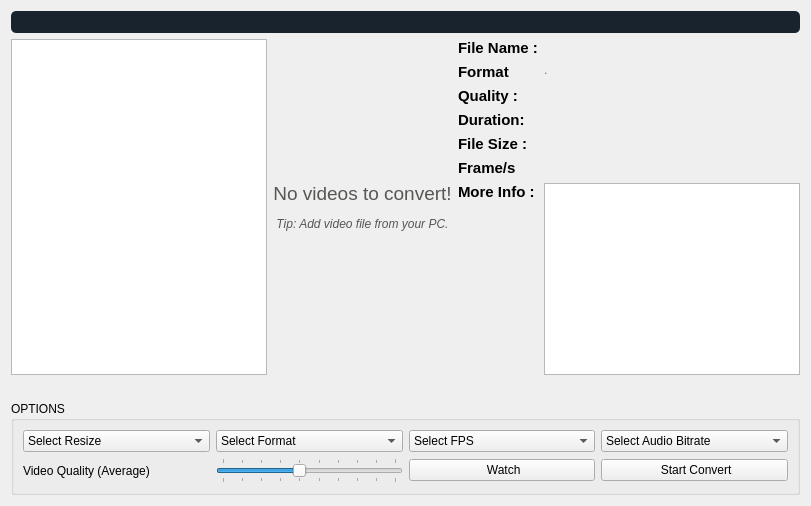
               <widget class="QWidget" name="stackedWidgetPage2">
                <layout class="QVBoxLayout" name="verticalLayout_5">
                 <item>
                  <widget class="QProgressBar" name="video_progressBar">
                   <property name="styleSheet">
                    <string notr="true">QProgressBar:horizontal {
border-radius: 5px;
background:rgba(0,0,0,0.1);
color: white;
background-color: rgba(25, 35, 45, 1);

}
QProgressBar::chunk:horizontal {
background:rgb(228, 27, 27);
color: white;

}
QProgressBar 
{ 
color: white; 
border:none;
}
</string>
                   </property>
                   <property name="maximum">
                    <number>1</number>
                   </property>
                   <property name="value">
                    <number>-1</number>
                   </property>
                  </widget>
                 </item>
                 <item>
                  <layout class="QHBoxLayout" name="horizontalLayout_46">
                   <item>
                    <widget class="QGraphicsView" name="graphicsView_video">
                     <property name="sizePolicy">
                      <sizepolicy hsizetype="Preferred" vsizetype="Expanding">
                       <horstretch>0</horstretch>
                       <verstretch>0</verstretch>
                      </sizepolicy>
                     </property>
                     <property name="verticalScrollBarPolicy">
                      <enum>Qt::ScrollBarAlwaysOff</enum>
                     </property>
                     <property name="horizontalScrollBarPolicy">
                      <enum>Qt::ScrollBarAlwaysOff</enum>
                     </property>
                    </widget>
                   </item>
                   <item>
                    <widget class="QLabel" name="textBrowser_thumbnail_9">
                     <property name="sizePolicy">
                      <sizepolicy hsizetype="Preferred" vsizetype="Expanding">
                       <horstretch>0</horstretch>
                       <verstretch>0</verstretch>
                      </sizepolicy>
                     </property>
                     <property name="text">
                      <string>&lt;html&gt;&lt;head/&gt;&lt;body&gt;&lt;p align=&quot;center&quot;&gt;&lt;img src=&quot;:/myresource/resource/video_7.png&quot; height=&quot;50&quot;/&gt;&lt;/p&gt;&lt;p align=&quot;center&quot;&gt;&lt;span style=&quot; font-size:14pt; color:#555753;&quot;&gt;No videos to convert!&lt;/span&gt;&lt;/p&gt;&lt;p align=&quot;center&quot;&gt;&lt;span style=&quot; font-style:italic; color:#555753;&quot;&gt;Tip: Add video file from your PC.&lt;/span&gt;&lt;/p&gt;&lt;/body&gt;&lt;/html&gt;</string>
                     </property>
                     <property name="scaledContents">
                      <bool>true</bool>
                     </property>
                     <property name="alignment">
                      <set>Qt::AlignCenter</set>
                     </property>
                    </widget>
                   </item>
                   <item>
                    <layout class="QGridLayout" name="gridLayout_5">
                     <item row="0" column="0">
                      <widget class="QLabel" name="label_10">
                       <property name="sizePolicy">
                        <sizepolicy hsizetype="Preferred" vsizetype="Preferred">
                         <horstretch>0</horstretch>
                         <verstretch>0</verstretch>
                        </sizepolicy>
                       </property>
                       <property name="font">
                        <font>
                         <pointsize>11</pointsize>
                         <weight>75</weight>
                         <bold>true</bold>
                        </font>
                       </property>
                       <property name="text">
                        <string>File Name :</string>
                       </property>
                       <property name="alignment">
                        <set>Qt::AlignLeading|Qt::AlignLeft|Qt::AlignTop</set>
                       </property>
                       <property name="textInteractionFlags">
                        <set>Qt::TextBrowserInteraction</set>
                       </property>
                      </widget>
                     </item>
                     <item row="6" column="0">
                      <widget class="QLabel" name="label_2">
                       <property name="sizePolicy">
                        <sizepolicy hsizetype="Preferred" vsizetype="Preferred">
                         <horstretch>0</horstretch>
                         <verstretch>0</verstretch>
                        </sizepolicy>
                       </property>
                       <property name="font">
                        <font>
                         <pointsize>11</pointsize>
                         <weight>75</weight>
                         <bold>true</bold>
                        </font>
                       </property>
                       <property name="text">
                        <string>Frame/s</string>
                       </property>
                       <property name="alignment">
                        <set>Qt::AlignLeading|Qt::AlignLeft|Qt::AlignTop</set>
                       </property>
                       <property name="textInteractionFlags">
                        <set>Qt::TextBrowserInteraction</set>
                       </property>
                      </widget>
                     </item>
                     <item row="8" column="0">
                      <widget class="QLabel" name="label">
                       <property name="sizePolicy">
                        <sizepolicy hsizetype="Preferred" vsizetype="Preferred">
                         <horstretch>0</horstretch>
                         <verstretch>0</verstretch>
                        </sizepolicy>
                       </property>
                       <property name="font">
                        <font>
                         <pointsize>11</pointsize>
                         <weight>75</weight>
                         <bold>true</bold>
                        </font>
                       </property>
                       <property name="text">
                        <string>More Info :</string>
                       </property>
                       <property name="alignment">
                        <set>Qt::AlignLeading|Qt::AlignLeft|Qt::AlignTop</set>
                       </property>
                       <property name="textInteractionFlags">
                        <set>Qt::TextBrowserInteraction</set>
                       </property>
                      </widget>
                     </item>
                     <item row="4" column="1">
                      <widget class="QLabel" name="video_size">
                       <property name="cursor">
                        <cursorShape>IBeamCursor</cursorShape>
                       </property>
                       <property name="text">
                        <string/>
                       </property>
                       <property name="alignment">
                        <set>Qt::AlignLeading|Qt::AlignLeft|Qt::AlignTop</set>
                       </property>
                       <property name="textInteractionFlags">
                        <set>Qt::TextBrowserInteraction</set>
                       </property>
                      </widget>
                     </item>
                     <item row="2" column="0">
                      <widget class="QLabel" name="label_3">
                       <property name="sizePolicy">
                        <sizepolicy hsizetype="Preferred" vsizetype="Preferred">
                         <horstretch>0</horstretch>
                         <verstretch>0</verstretch>
                        </sizepolicy>
                       </property>
                       <property name="font">
                        <font>
                         <pointsize>11</pointsize>
                         <weight>75</weight>
                         <bold>true</bold>
                        </font>
                       </property>
                       <property name="text">
                        <string>Quality :</string>
                       </property>
                       <property name="alignment">
                        <set>Qt::AlignLeading|Qt::AlignLeft|Qt::AlignTop</set>
                       </property>
                       <property name="textInteractionFlags">
                        <set>Qt::TextBrowserInteraction</set>
                       </property>
                      </widget>
                     </item>
                     <item row="2" column="1">
                      <widget class="QLabel" name="video_quality">
                       <property name="cursor">
                        <cursorShape>IBeamCursor</cursorShape>
                       </property>
                       <property name="text">
                        <string/>
                       </property>
                       <property name="alignment">
                        <set>Qt::AlignLeading|Qt::AlignLeft|Qt::AlignTop</set>
                       </property>
                       <property name="textInteractionFlags">
                        <set>Qt::TextBrowserInteraction</set>
                       </property>
                      </widget>
                     </item>
                     <item row="6" column="1">
                      <widget class="QLabel" name="video_frame">
                       <property name="cursor">
                        <cursorShape>IBeamCursor</cursorShape>
                       </property>
                       <property name="text">
                        <string/>
                       </property>
                       <property name="alignment">
                        <set>Qt::AlignLeading|Qt::AlignLeft|Qt::AlignTop</set>
                       </property>
                       <property name="wordWrap">
                        <bool>false</bool>
                       </property>
                       <property name="textInteractionFlags">
                        <set>Qt::TextBrowserInteraction</set>
                       </property>
                      </widget>
                     </item>
                     <item row="3" column="1">
                      <widget class="QLabel" name="video_duration">
                       <property name="cursor">
                        <cursorShape>IBeamCursor</cursorShape>
                       </property>
                       <property name="text">
                        <string/>
                       </property>
                       <property name="alignment">
                        <set>Qt::AlignLeading|Qt::AlignLeft|Qt::AlignTop</set>
                       </property>
                       <property name="openExternalLinks">
                        <bool>true</bool>
                       </property>
                       <property name="textInteractionFlags">
                        <set>Qt::TextBrowserInteraction</set>
                       </property>
                      </widget>
                     </item>
                     <item row="4" column="0">
                      <widget class="QLabel" name="label_4">
                       <property name="sizePolicy">
                        <sizepolicy hsizetype="Preferred" vsizetype="Preferred">
                         <horstretch>0</horstretch>
                         <verstretch>0</verstretch>
                        </sizepolicy>
                       </property>
                       <property name="font">
                        <font>
                         <pointsize>11</pointsize>
                         <weight>75</weight>
                         <bold>true</bold>
                        </font>
                       </property>
                       <property name="text">
                        <string>File Size :</string>
                       </property>
                       <property name="alignment">
                        <set>Qt::AlignLeading|Qt::AlignLeft|Qt::AlignTop</set>
                       </property>
                       <property name="textInteractionFlags">
                        <set>Qt::TextBrowserInteraction</set>
                       </property>
                      </widget>
                     </item>
                     <item row="8" column="1">
                      <widget class="QTextEdit" name="descriptions">
                       <property name="sizePolicy">
                        <sizepolicy hsizetype="Preferred" vsizetype="Expanding">
                         <horstretch>0</horstretch>
                         <verstretch>0</verstretch>
                        </sizepolicy>
                       </property>
                       <property name="styleSheet">
                        <string notr="true"/>
                       </property>
                       <property name="readOnly">
                        <bool>true</bool>
                       </property>
                       <property name="html">
                        <string>&lt;!DOCTYPE HTML PUBLIC &quot;-//W3C//DTD HTML 4.0//EN&quot; &quot;http://www.w3.org/TR/REC-html40/strict.dtd&quot;&gt;
&lt;html&gt;&lt;head&gt;&lt;meta name=&quot;qrichtext&quot; content=&quot;1&quot; /&gt;&lt;style type=&quot;text/css&quot;&gt;
p, li { white-space: pre-wrap; }
&lt;/style&gt;&lt;/head&gt;&lt;body style=&quot; font-family:'Ubuntu'; font-size:11pt; font-weight:400; font-style:normal;&quot;&gt;
&lt;p style=&quot;-qt-paragraph-type:empty; margin-top:0px; margin-bottom:0px; margin-left:0px; margin-right:0px; -qt-block-indent:0; text-indent:0px;&quot;&gt;&lt;br /&gt;&lt;/p&gt;&lt;/body&gt;&lt;/html&gt;</string>
                       </property>
                      </widget>
                     </item>
                     <item row="0" column="1">
                      <widget class="QLabel" name="video_title_5">
                       <property name="font">
                        <font>
                         <pointsize>11</pointsize>
                         <weight>50</weight>
                         <bold>false</bold>
                        </font>
                       </property>
                       <property name="cursor">
                        <cursorShape>IBeamCursor</cursorShape>
                       </property>
                       <property name="text">
                        <string/>
                       </property>
                       <property name="alignment">
                        <set>Qt::AlignLeading|Qt::AlignLeft|Qt::AlignTop</set>
                       </property>
                       <property name="wordWrap">
                        <bool>false</bool>
                       </property>
                       <property name="textInteractionFlags">
                        <set>Qt::TextBrowserInteraction</set>
                       </property>
                      </widget>
                     </item>
                     <item row="3" column="0">
                      <widget class="QLabel" name="label_9">
                       <property name="sizePolicy">
                        <sizepolicy hsizetype="Preferred" vsizetype="Preferred">
                         <horstretch>0</horstretch>
                         <verstretch>0</verstretch>
                        </sizepolicy>
                       </property>
                       <property name="font">
                        <font>
                         <pointsize>11</pointsize>
                         <weight>75</weight>
                         <bold>true</bold>
                        </font>
                       </property>
                       <property name="text">
                        <string>Duration:</string>
                       </property>
                       <property name="alignment">
                        <set>Qt::AlignLeading|Qt::AlignLeft|Qt::AlignTop</set>
                       </property>
                       <property name="textInteractionFlags">
                        <set>Qt::TextBrowserInteraction</set>
                       </property>
                      </widget>
                     </item>
                     <item row="1" column="0">
                      <widget class="QLabel" name="label_16">
                       <property name="sizePolicy">
                        <sizepolicy hsizetype="Preferred" vsizetype="Preferred">
                         <horstretch>0</horstretch>
                         <verstretch>0</verstretch>
                        </sizepolicy>
                       </property>
                       <property name="font">
                        <font>
                         <pointsize>11</pointsize>
                         <weight>75</weight>
                         <bold>true</bold>
                        </font>
                       </property>
                       <property name="text">
                        <string>Format</string>
                       </property>
                       <property name="alignment">
                        <set>Qt::AlignLeading|Qt::AlignLeft|Qt::AlignTop</set>
                       </property>
                       <property name="textInteractionFlags">
                        <set>Qt::TextBrowserInteraction</set>
                       </property>
                      </widget>
                     </item>
                     <item row="1" column="1">
                      <widget class="QLabel" name="video_format">
                       <property name="cursor">
                        <cursorShape>IBeamCursor</cursorShape>
                       </property>
                       <property name="text">
                        <string>&lt;html&gt;&lt;head/&gt;&lt;body&gt;&lt;p&gt;&lt;span style=&quot; color:#4e9a06;&quot;&gt;.&lt;/span&gt;&lt;/p&gt;&lt;/body&gt;&lt;/html&gt;</string>
                       </property>
                       <property name="textFormat">
                        <enum>Qt::RichText</enum>
                       </property>
                       <property name="alignment">
                        <set>Qt::AlignLeading|Qt::AlignLeft|Qt::AlignTop</set>
                       </property>
                       <property name="wordWrap">
                        <bool>true</bool>
                       </property>
                       <property name="openExternalLinks">
                        <bool>true</bool>
                       </property>
                       <property name="textInteractionFlags">
                        <set>Qt::TextBrowserInteraction</set>
                       </property>
                      </widget>
                     </item>
                    </layout>
                   </item>
                  </layout>
                 </item>
                 <item>
                  <spacer name="horizontalSpacer_18">
                   <property name="orientation">
                    <enum>Qt::Vertical</enum>
                   </property>
                   <property name="sizeType">
                    <enum>QSizePolicy::Fixed</enum>
                   </property>
                   <property name="sizeHint" stdset="0">
                    <size>
                     <width>0</width>
                     <height>20</height>
                    </size>
                   </property>
                  </spacer>
                 </item>
                 <item>
                  <widget class="QGroupBox" name="groupBox_9">
                   <property name="sizePolicy">
                    <sizepolicy hsizetype="Preferred" vsizetype="Fixed">
                     <horstretch>0</horstretch>
                     <verstretch>0</verstretch>
                    </sizepolicy>
                   </property>
                   <property name="title">
                    <string>OPTIONS</string>
                   </property>
                   <layout class="QHBoxLayout" name="horizontalLayout_44">
                    <item>
                     <layout class="QGridLayout" name="gridLayout">
                      <item row="1" column="6">
                       <widget class="QSlider" name="horizontalSlider_video_quality">
                        <property name="sizePolicy">
                         <sizepolicy hsizetype="Preferred" vsizetype="Fixed">
                          <horstretch>0</horstretch>
                          <verstretch>0</verstretch>
                         </sizepolicy>
                        </property>
                        <property name="cursor">
                         <cursorShape>PointingHandCursor</cursorShape>
                        </property>
                        <property name="minimum">
                         <number>1</number>
                        </property>
                        <property name="maximum">
                         <number>10</number>
                        </property>
                        <property name="pageStep">
                         <number>1</number>
                        </property>
                        <property name="value">
                         <number>5</number>
                        </property>
                        <property name="orientation">
                         <enum>Qt::Horizontal</enum>
                        </property>
                        <property name="tickPosition">
                         <enum>QSlider::TicksBothSides</enum>
                        </property>
                       </widget>
                      </item>
                      <item row="0" column="7">
                       <widget class="QComboBox" name="select_fps_obj_2">
                        <property name="cursor">
                         <cursorShape>PointingHandCursor</cursorShape>
                        </property>
                        <property name="toolTip">
                         <string>Video Frame Per Sec</string>
                        </property>
                        <property name="styleSheet">
                         <string notr="true"/>
                        </property>
                        <property name="iconSize">
                         <size>
                          <width>20</width>
                          <height>20</height>
                         </size>
                        </property>
                        <item>
                         <property name="text">
                          <string>Select FPS</string>
                         </property>
                         <property name="icon">
                          <iconset resource="../resource.qrc">
                           <normaloff>:/myresource/resource/icons8-tick-box-120.png</normaloff>:/myresource/resource/icons8-tick-box-120.png</iconset>
                         </property>
                        </item>
                       </widget>
                      </item>
                      <item row="0" column="6">
                       <widget class="QComboBox" name="select_format_obj_2">
                        <property name="sizePolicy">
                         <sizepolicy hsizetype="Preferred" vsizetype="Fixed">
                          <horstretch>0</horstretch>
                          <verstretch>0</verstretch>
                         </sizepolicy>
                        </property>
                        <property name="cursor">
                         <cursorShape>PointingHandCursor</cursorShape>
                        </property>
                        <property name="toolTip">
                         <string>Video Format</string>
                        </property>
                        <property name="styleSheet">
                         <string notr="true"/>
                        </property>
                        <property name="iconSize">
                         <size>
                          <width>20</width>
                          <height>20</height>
                         </size>
                        </property>
                        <item>
                         <property name="text">
                          <string>Select Format</string>
                         </property>
                         <property name="icon">
                          <iconset resource="../resource.qrc">
                           <normaloff>:/myresource/resource/video_7.png</normaloff>:/myresource/resource/video_7.png</iconset>
                         </property>
                        </item>
                       </widget>
                      </item>
                      <item row="0" column="5">
                       <widget class="QComboBox" name="select_quality_obj_2">
                        <property name="enabled">
                         <bool>true</bool>
                        </property>
                        <property name="cursor">
                         <cursorShape>PointingHandCursor</cursorShape>
                        </property>
                        <property name="toolTip">
                         <string>Video Quality</string>
                        </property>
                        <property name="styleSheet">
                         <string notr="true"/>
                        </property>
                        <property name="iconSize">
                         <size>
                          <width>20</width>
                          <height>20</height>
                         </size>
                        </property>
                        <item>
                         <property name="text">
                          <string>Select Resize</string>
                         </property>
                         <property name="icon">
                          <iconset resource="../resource.qrc">
                           <normaloff>:/myresource/resource/icons8-ok-144.png</normaloff>:/myresource/resource/icons8-ok-144.png</iconset>
                         </property>
                        </item>
                       </widget>
                      </item>
                      <item row="1" column="5">
                       <widget class="QLabel" name="video_quality_label">
                        <property name="text">
                         <string>Video Quality (Average)</string>
                        </property>
                       </widget>
                      </item>
                      <item row="1" column="9">
                       <widget class="QPushButton" name="download_button_2">
                        <property name="sizePolicy">
                         <sizepolicy hsizetype="Preferred" vsizetype="Fixed">
                          <horstretch>0</horstretch>
                          <verstretch>0</verstretch>
                         </sizepolicy>
                        </property>
                        <property name="cursor">
                         <cursorShape>PointingHandCursor</cursorShape>
                        </property>
                        <property name="styleSheet">
                         <string notr="true"/>
                        </property>
                        <property name="text">
                         <string> Start Convert</string>
                        </property>
                        <property name="icon">
                         <iconset resource="../resource.qrc">
                          <normaloff>:/myresource/resource/icons8-forward-button-90.png</normaloff>:/myresource/resource/icons8-forward-button-90.png</iconset>
                        </property>
                        <property name="iconSize">
                         <size>
                          <width>25</width>
                          <height>25</height>
                         </size>
                        </property>
                       </widget>
                      </item>
                      <item row="0" column="9">
                       <widget class="QComboBox" name="select_audio_birtare_in_video">
                        <property name="sizePolicy">
                         <sizepolicy hsizetype="Preferred" vsizetype="Fixed">
                          <horstretch>0</horstretch>
                          <verstretch>0</verstretch>
                         </sizepolicy>
                        </property>
                        <property name="cursor">
                         <cursorShape>PointingHandCursor</cursorShape>
                        </property>
                        <property name="mouseTracking">
                         <bool>false</bool>
                        </property>
                        <property name="toolTip">
                         <string>Audio Bitrate</string>
                        </property>
                        <property name="styleSheet">
                         <string notr="true"/>
                        </property>
                        <property name="iconSize">
                         <size>
                          <width>20</width>
                          <height>20</height>
                         </size>
                        </property>
                        <item>
                         <property name="text">
                          <string>Select Audio Bitrate</string>
                         </property>
                         <property name="icon">
                          <iconset resource="../resource.qrc">
                           <normaloff>:/myresource/resource/icons8-music-120.png</normaloff>:/myresource/resource/icons8-music-120.png</iconset>
                         </property>
                        </item>
                       </widget>
                      </item>
                      <item row="1" column="7">
                       <widget class="QPushButton" name="play_from_videos">
                        <property name="sizePolicy">
                         <sizepolicy hsizetype="Preferred" vsizetype="Fixed">
                          <horstretch>0</horstretch>
                          <verstretch>0</verstretch>
                         </sizepolicy>
                        </property>
                        <property name="cursor">
                         <cursorShape>PointingHandCursor</cursorShape>
                        </property>
                        <property name="styleSheet">
                         <string notr="true"/>
                        </property>
                        <property name="text">
                         <string> Watch</string>
                        </property>
                        <property name="icon">
                         <iconset resource="../resource.qrc">
                          <normaloff>:/myresource/resource/play.png</normaloff>:/myresource/resource/play.png</iconset>
                        </property>
                        <property name="iconSize">
                         <size>
                          <width>25</width>
                          <height>25</height>
                         </size>
                        </property>
                       </widget>
                      </item>
                     </layout>
                    </item>
                   </layout>
                  </widget>
                 </item>
                </layout>
               </widget>
